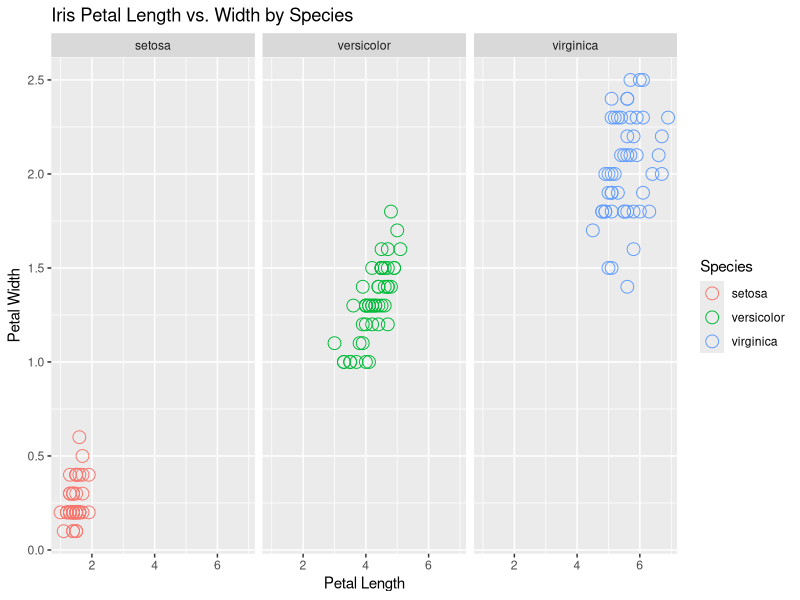

Write R code to recreate this figure.
## ---- chunk 1
knitr::opts_chunk$set(echo = TRUE)
## ---- chunk 2
library(tidyverse)
library(RColorBrewer)

ggplot(iris, aes(x= Petal.Length, y = Petal.Width))+
  geom_point(aes(color = Species), pch = 21, size = 4) +
  labs(title = "Iris Petal Length vs. Width by Species",
       x = "Petal Length",
       y = "Petal Width"
  ) +
  facet_wrap(~Species)
  

